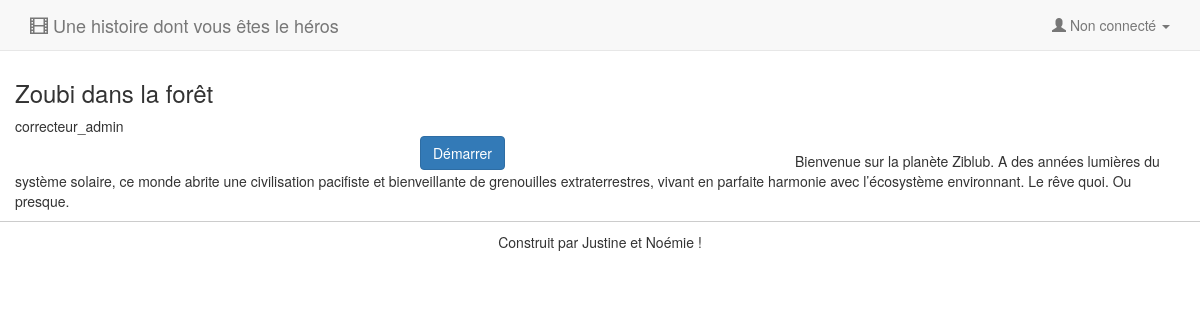
The page /php/index.php on the database as committed earlier.
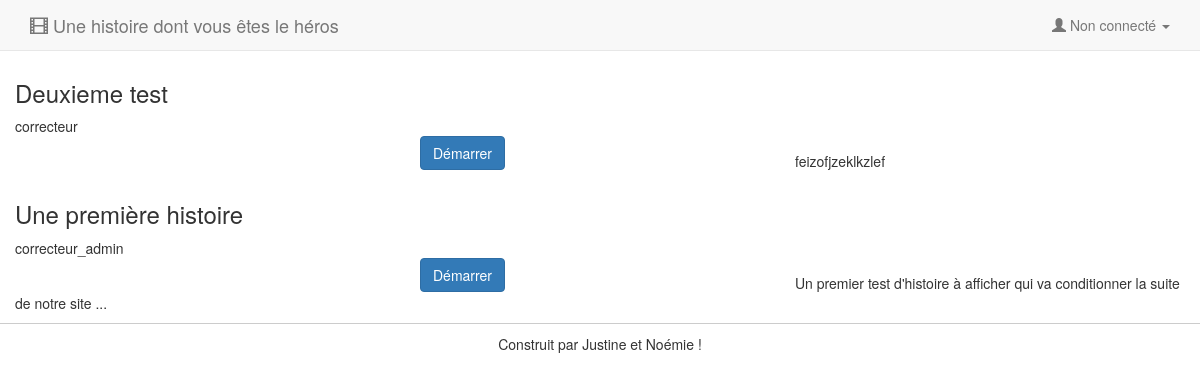
The same page on the database as committed later.
### tables this page shows
CREATE TABLE `histoire` (
  `id_hist` int(11) NOT NULL,
  `nom_hist` varchar(70) NOT NULL,
  `illustration` varchar(50) NOT NULL,
  `synopsis` varchar(300) NOT NULL,
  `id_createur` int(11) NOT NULL,
  `nb_fois_jouee` int(11) DEFAULT 0,
  `nb_reussites` int(11) DEFAULT 0,
  `nb_morts` int(11) DEFAULT 0
);

CREATE TABLE `user` (
  `id_user` int(50) NOT NULL,
  `est_admin` tinyint(1) NOT NULL,
  `pseudo` varchar(50) NOT NULL,
  `mdp` varchar(50) NOT NULL
);

### php/index.php (the view, shortened to what this page needs)
<?php
require_once 'connect.php' ?>
<!doctype html>
<html>
<?php include 'templatesHTML/head.php'; ?>
<body>
  <div class="container">
    <?php
    include 'templatesHTML/navbar.php';
    $demarrage = "connexion.php";
    if ($BDD) {
      $req = "SELECT * FROM histoire ORDER BY nom_hist";
      $res = $BDD->query($req);
      while ($ligne = $res->fetch()) {
        $req2 = "SELECT * FROM user WHERE id_user =" . $ligne['id_createur'];
        $res2 = $BDD->query($req2);
        $maLigne = $res2->fetch();
    ?>
    <article>
      <div class="row align-items-end">
        <h3 class="col"><?php echo $ligne['nom_hist']; ?></h3>
        <div class="col" id="nomCreateur"> <?= $maLigne['pseudo']; ?> </div>
        <div class="form-group">
          <div class="col-sm-6 col-sm-offset-3 col-md-4 col-md-offset-4">
            <a class="btn btn-default btn-primary" href=<?= $demarrage ?>> Démarrer </a>
          </div>
        </div>
        <p class="contenuHistoire"><?= $ligne['synopsis'] ?></p>
    </article>
    <?php }
    } ?>
  </div>
<?php include 'templatesHTML/footer.php'; ?>
</body>
</html>

### php/templatesHTML/head.php (shortened to what this page needs)
<head>
    <link href="../lib/bootstrap/css/bootstrap.min.css" rel="stylesheet">
    <link href="../css/style.css" rel="stylesheet">
</head>

### php/templatesHTML/navbar.php (shortened to what this page needs)
<nav class="navbar navbar-default navbar-fixed-top" role="navigation">
    <div class="container">
        <div class="navbar-header">
            <a class="navbar-brand" href="index.php"><span class="glyphicon glyphicon-film"></span> Une histoire dont vous êtes le héros</a>
        </div>
        <div class="collapse navbar-collapse" id="navbar-collapse-target">
            <ul class="nav navbar-nav navbar-right">
                <li class="dropdown">
                    <a href="#" class="dropdown-toggle" data-toggle="dropdown">
                        <span class="glyphicon glyphicon-user"></span>
                        <?php if (isset($_SESSION['login'])) {
                            echo "Bienvenue, " . $_SESSION['login'];
                        } else {
                            echo "Non connecté";
                        } ?> <b class="caret"></b>
                    </a>
                </li>
            </ul>
        </div>
    </div>
</nav>

### php/templatesHTML/footer.php
<footer class="footer">
    Construit par Justine et Noémie !
</footer>

### css/style.css (style rules this page uses)
body { padding-top: 60px; }
.footer { border-top: 1px solid #ccc; padding-top: 10px; margin-bottom: 10px; text-align: center; }

Rows that differ between the two databases and show on the page:
removed histoire: nom_hist "Zoubi dans la forêt", user.pseudo "correcteur_admin", synopsis "Bienvenue sur la planète Ziblub. A des années lumières du système solaire, ce monde abrite une civilisation pacifiste et bienveillante de grenouilles extraterrestres, vivant en parfaite harmonie avec l’écosystème environnant. Le rêve quoi. Ou presque."
added histoire: nom_hist "Deuxieme test", user.pseudo "correcteur", synopsis "feizofjzeklkzlef"
added histoire: nom_hist "Une première histoire", user.pseudo "correcteur_admin", synopsis "Un premier test d'histoire à afficher qui va conditionner la suite de notre site ..."
